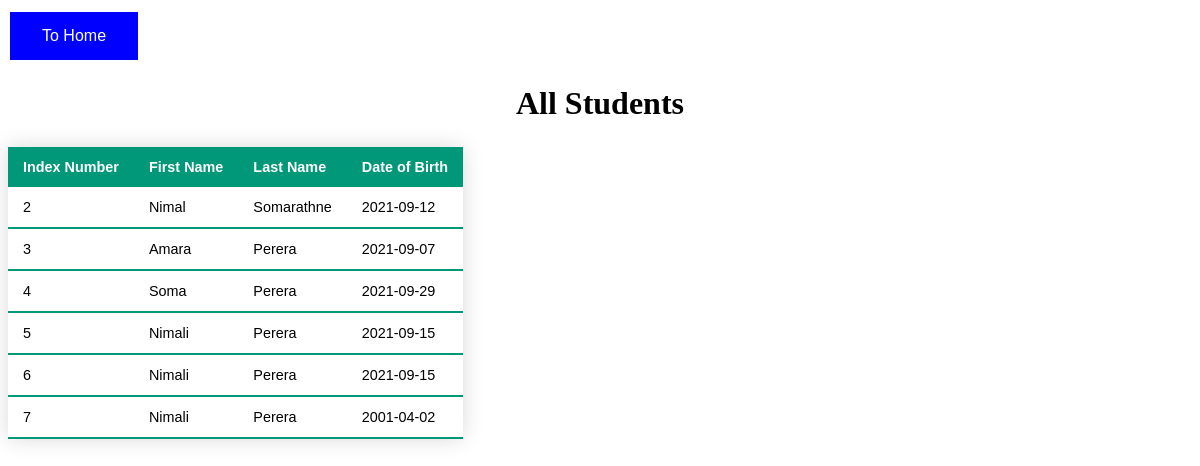
The page /all_student.php on the database its author committed.
### tables this page shows
CREATE TABLE `student` (
  `index_no` int(10) NOT NULL,
  `fname` varchar(200) NOT NULL,
  `lname` varchar(200) NOT NULL,
  `dob` date NOT NULL
);

### all_student.php (the view, shortened to what this page needs)
<!DOCTYPE html>
<html>
<head>
	<link rel="stylesheet" type="text/css" href="style.css">
</head>
<body>
	<a href="index.php"><button class="h_button">To Home</button></a>
	<?php
		$con = mysqli_connect('localhost','root','','school_test');
		$q = "select * from student";
		$result = mysqli_query($con, $q);
	?>
<h1 align="center">All Students</h1>
<table class="styled-table" align="center">
    <thead>
        <tr>
            <th>Index Number</th>
            <th>First Name</th>
			<th>Last Name</th>
			<th>Date of Birth</th>
        </tr>
    </thead>
    <?php
    	while ($r = mysqli_fetch_assoc($result)) {
    ?>
     <tbody>
        <tr>
            <td><?php echo $r['index_no'];  ?></td>
            <td><?php echo $r['fname'];  ?></td>
			<td><?php echo $r['lname'];  ?></td>
			<td><?php echo $r['dob'];  ?></td>
		<?php } ?>
        </tr>
    </tbody>
</table>
</body>
</html>

### style.css (style rules this page uses)
* { box-sizing: border-box; }
.h_button { background-color: blue; border: none; color: white; padding: 15px 32px; text-align: center; text-decoration: none; display: inline-block; font-size: 16px; margin: 4px 2px; cursor: pointer; -webkit-transition-duration: 0.4s; transition-duration: 0.4s; }
.styled-table { border-collapse: collapse; margin: 25px 0; font-size: 0.9em; font-family: sans-serif; min-width: 400px; box-shadow: 0 0 20px rgba(0, 0, 0, 0.15); }
.styled-table thead tr { background-color: #009879; color: #ffffff; text-align: left; }
.styled-table th, .styled-table td { padding: 12px 15px; }
.styled-table tbody tr { border-bottom: 1px solid #dddddd; }
.styled-table tbody tr:last-of-type { border-bottom: 2px solid #009879; }

### rows shown on the page
student: index_no "2", fname "Nimal", lname "Somarathne", dob "2021-09-12"
student: index_no "3", fname "Amara", lname "Perera", dob "2021-09-07"
student: index_no "4", fname "Soma", lname "Perera", dob "2021-09-29"
student: index_no "5", fname "Nimali", lname "Perera", dob "2021-09-15"
student: index_no "6", fname "Nimali", lname "Perera", dob "2021-09-15"
student: index_no "7", fname "Nimali", lname "Perera", dob "2001-04-02"
